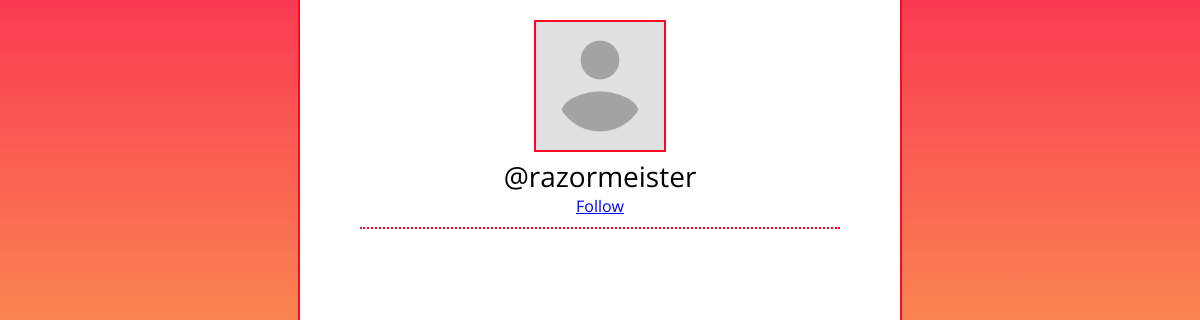
The app's page /profile/razormeister, older data.
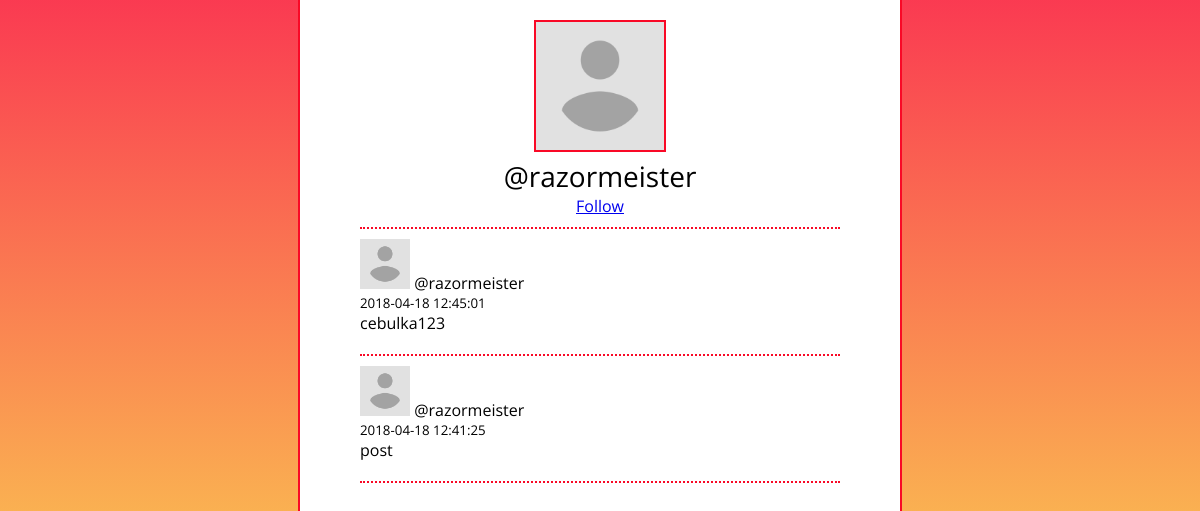
The same page, newer data.
### tables this page shows
CREATE TABLE users (
	username TEXT NOT NULL PRIMARY KEY,
	password TEXT NOT NULL,
	avatar TEXT NOT NULL DEFAULT '/static/avatar.png',
	follows TEXT NOT NULL DEFAULT '[]'
);

CREATE TABLE posts (
	id INTEGER NOT NULL PRIMARY KEY AUTOINCREMENT,
	author TEXT NOT NULL,
	content TEXT NOT NULL,
	date TIMESTAMP NOT NULL DEFAULT CURRENT_TIMESTAMP
);

### app.py (the view)
@app.route("/profile/<username>")
def route_profile(username):
	if db.is_user(username):
		userinfo = db.get_user_info(username)
		if 'username' in session:
			following = db.get_user_info(session["username"])["follows"]
		else:
			following = ""
		posts = db.get_user_posts(username)
		return render_template("profile.html", info=userinfo, posts=posts, following=following)
	else:
		return "Brak uzytkownika"

### db.py (called while the page is built)
    def is_user(self, username):
        cursor = self.db.cursor()
        cursor.execute("SELECT * FROM `users` WHERE `username`=?", (username,))
        row = cursor.fetchone()
        if row is None:
            return False
        else:
            return True

    def get_user_info(self, username):
        cursor = self.db.cursor()
        cursor.execute("SELECT * FROM `users` WHERE `username`=?", (username,))
        row = cursor.fetchone()
        if row is None:
            return None
        else:
            return {"username":row[0], "password":row[1], "avatar":row[2], "follows":row[3]}

    def get_user_posts(self, username):
        cursor = self.db.cursor()
        cursor.execute("SELECT * FROM posts WHERE author=? ORDER BY date DESC", (username,))
        row = cursor.fetchall()
        if row is None:
            return None
        else:
            return row

### templates/profile.html (shortened to what this page needs)
<!doctype html>
<html lang="en">
	<head>
	  <link rel="stylesheet" href="/static/css/styles.css" type="text/css">
	  <link rel="stylesheet" href="bootstrap.min" type="text/css">
	  <link rel="stylesheet" href="bootstrap-reboot.min" type="text/css">
	  <link rel="stylesheet" href="bootstrap.-grid" type="text/css">
	</head>
	<body>
	<div id="container">
		<div id="content">
			<img id="image" src="{{ info['avatar'] }}">
			<div id="username">@{{ info['username'] }}</div>
			{% if session['username'] == info['username'] %}
				<a href="/profile/settings">Settings</a>
			{% else %}
				{% if info['username'] not in following %}
					<a href="/profile/{{ info['username'] }}/follow">Follow</a>
				{% else %}
					<a href="/profile/{{ info['username'] }}/unfollow">Unfollow</a>
				{% endif %}
			{% endif %}
			<div id="user"></div>
			{% for post in posts %}
				<div class="post">
					<img src="{{ info['avatar'] }}" class="postavatar">
					<span class="postname">@{{ info['username'] }}</span>
					<div class="posttime">{{ post[3] }}</div>
					<div class="postcontent">
						{{ post[2]}}
					</div>
				</div><div id="user"></div>
			{% endfor %}
		</div>
	</div>
	</body>
</html>

### static/css/styles.css (style rules this page uses)
* { font-family: 'Open Sans', sans-serif; }
body { padding: 0; margin: 0; }
#container { height:100vh; width: 100vw; background:linear-gradient(rgba(249, 9, 38, 0.8), rgba(249, 240, 38, 0.8)); }
#content { text-align: center; width:50vw; background-color: white; height: 100vh; margin-left: auto; margin-right: auto; border-left: 2px solid rgba(249, 9, 38, 1); border-right: 2px solid rgba(249, 9, 38, 1); }
#image { margin-top: 20px; text-align: center; height: 128px; width: 128px; border: 2px solid rgba(249, 9, 38, 1); margin-left: auto; margin-right: auto; }
#user { width:40vw; margin-left: auto; margin-right: auto; padding-bottom: 10px; border-bottom: dotted 2px rgba(249, 9, 38, 1); }
#username { font-size: 28px; }
.post { width: 45vw; text-align: left; padding: 10px; padding-left: 5vw; }
.postavatar { max-width: 50px; max-height: 50px; height: auto; width: auto; }
.posttime { font-size: smaller; }

Row changes from the older to the newer data that the page shows:
added posts: avatar (placeholder picture), {{ info['username'] }} "razormeister", date "2018-04-18 12:45:01", content "cebulka123"
added posts: avatar (placeholder picture), {{ info['username'] }} "razormeister", date "2018-04-18 12:41:25", content "post"
